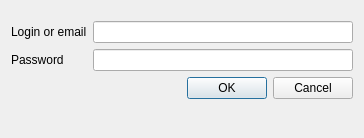
<?xml version="1.0" encoding="UTF-8"?>
<ui version="4.0">
 <class>Dialog</class>
 <widget class="QDialog" name="Dialog">
  <property name="geometry">
   <rect>
    <x>0</x>
    <y>0</y>
    <width>364</width>
    <height>138</height>
   </rect>
  </property>
  <property name="windowTitle">
   <string>Login to Stalker</string>
  </property>
  <layout class="QVBoxLayout" name="verticalLayout">
   <item>
    <layout class="QFormLayout" name="formLayout">
     <property name="fieldGrowthPolicy">
      <enum>QFormLayout::AllNonFixedFieldsGrow</enum>
     </property>
     <property name="topMargin">
      <number>10</number>
     </property>
     <item row="0" column="0">
      <widget class="QLabel" name="label">
       <property name="text">
        <string>Login or email</string>
       </property>
      </widget>
     </item>
     <item row="0" column="1">
      <widget class="QLineEdit" name="lineEdit">
       <property name="inputMask">
        <string/>
       </property>
      </widget>
     </item>
     <item row="1" column="0">
      <widget class="QLabel" name="label_2">
       <property name="text">
        <string>Password</string>
       </property>
      </widget>
     </item>
     <item row="1" column="1">
      <widget class="QLineEdit" name="lineEdit_2">
       <property name="inputMask">
        <string/>
       </property>
       <property name="text">
        <string/>
       </property>
       <property name="echoMode">
        <enum>QLineEdit::Password</enum>
       </property>
      </widget>
     </item>
     <item row="2" column="1">
      <widget class="QDialogButtonBox" name="buttonBox">
       <property name="standardButtons">
        <set>QDialogButtonBox::Cancel|QDialogButtonBox::Ok</set>
       </property>
      </widget>
     </item>
    </layout>
   </item>
  </layout>
 </widget>
 <resources/>
 <connections/>
</ui>
